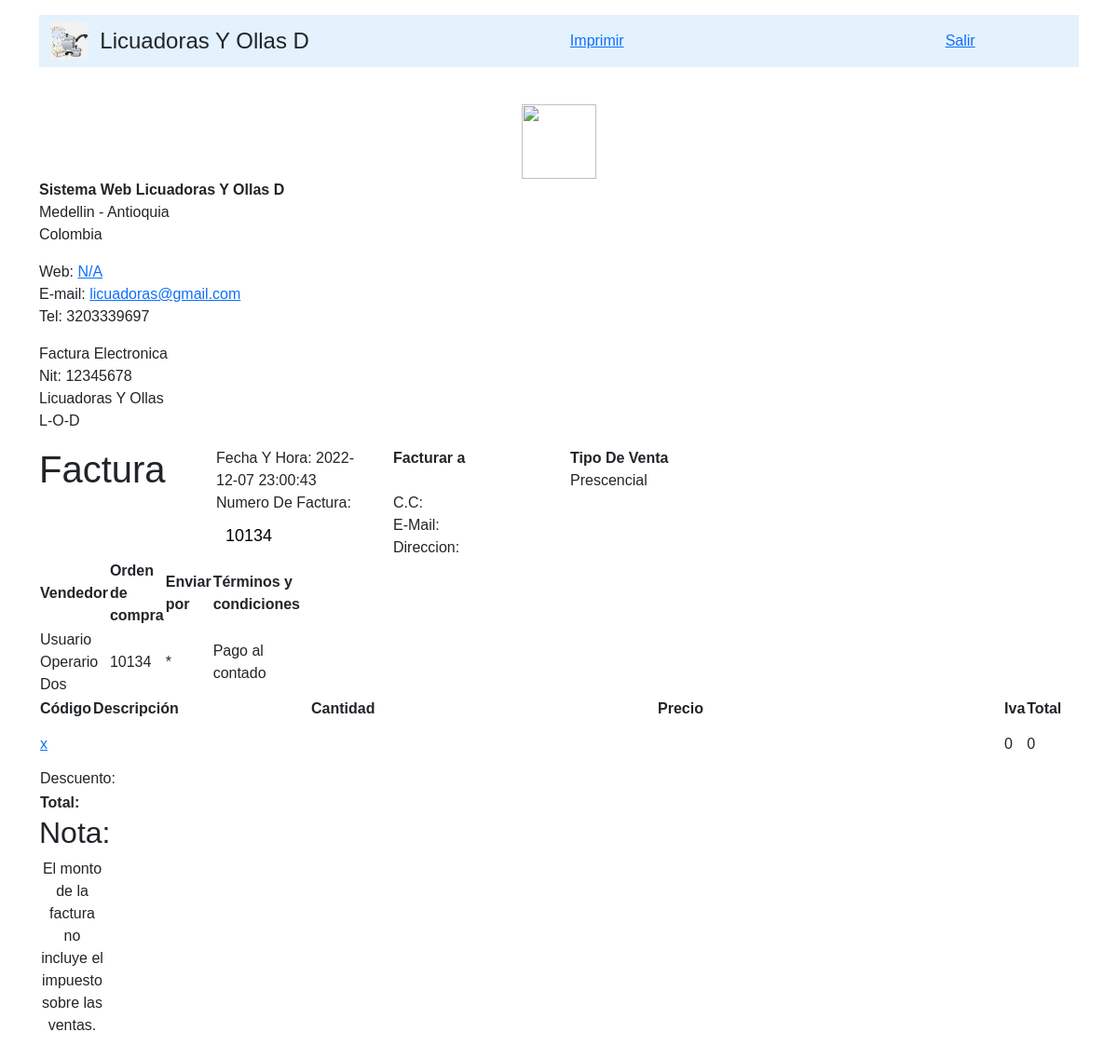
Page /Facturacion.php (signed in) on the committed database.
### tables this page shows
CREATE TABLE `ventas` (
  `IdVenta` int(6) NOT NULL,
  `IdUserV` int(2) NOT NULL,
  `IdProductoV` int(3) NOT NULL,
  `NombreCliente` varchar(60) NOT NULL,
  `Cedula` int(11) NOT NULL,
  `Correo` varchar(60) NOT NULL,
  `Direccion` varchar(60) NOT NULL,
  `Cantidad` int(2) NOT NULL,
  `ValorUnicoV` int(7) NOT NULL,
  `Descuento` int(2) NOT NULL,
  `ValorTotal` int(7) NOT NULL,
  `Ganancia` int(7) NOT NULL,
  `Fecha` date NOT NULL DEFAULT current_timestamp(),
  `Hora` time NOT NULL DEFAULT current_timestamp()
);

### Facturacion.php (the view, shortened to what this page needs)
<!doctype html>
<html lang="en">
  <head>
    <link href="https://cdn.jsdelivr.net/npm/bootstrap@5.2.2/dist/css/bootstrap.min.css" rel="stylesheet">
    <link rel="stylesheet" href="html/css/main.css">
  </head>
<body>
<?php
include 'html/db.php';
$NombreV = $_SESSION['nombre'];
	?>
	<div class="container py-3" >
	<nav class="navbar navbar-expand-lg" style="background-color: #e3f2fd;">
  <div class="container-fluid">
      <a href="/" class="d-flex align-items-center text-dark text-decoration-none">
        <span class="fs-4">&nbsp;&nbsp;Licuadoras Y Ollas D</span>
      </a>
    <div class="collapse navbar-collapse" id="navbarSupportedContent">
      <div class="col-4 text-right">
        <a href="javascript:window.print()">Imprimir</a>
      </div>
    </div>
	<div class="collapse navbar-collapse" id="navbarSupportedContent">
      <div class="col-4 text-right">
        <a href="Cotizacion.php">Salir</a>
      </div>
    </div>
  </div>
</nav>
    <body>
<p>&nbsp;</p>
<?php
              $Codigo = $_POST['Codigo'];
              $Nombre = $_POST['Nombre'];
              $Cantidad = $_POST['Cantidad'];
              $Valor = $_POST['Valor'];
              $Descuento = $_POST['Descuento'];
              $ValorTotal = $_POST['ValorTotal'];
              $NombreC = $_POST['NombreC'];
              $CC = $_POST['CC'];
              $Direccion = $_POST['Direccion'];
              $Correo = $_POST['Correo'];
		      $TotalSD = ($Cantidad*$Valor);
              $Bus = $mysqli->query("SELECT ventas.IdVenta, ventas.Fecha, ventas.Hora FROM ventas WHERE ventas.IdVenta = (SELECT MAX(ventas.IdVenta) FROM ventas);");
			  $Buss = mysqli_fetch_array($Bus);
    ?>
<header class="row">
  <div class="logoholder text-center" >
    <img src="html/images/Licuadoras Y Ollas2.png" width="80" height="80">
  </div>
  <div class="me">
    <p>
      <strong>Sistema Web Licuadoras Y Ollas D</strong><br>
      Medellin - Antioquia<br>
      Colombia<br>
    </p>
  </div>
  <div class="info">
    <p>
      Web: <a href="">N/A</a><br>
      E-mail: <a href="mailto:licuadorasyollasd@gmail.com">licuadoras@gmail.com</a><br>
      Tel: 3203339697<br>
    </p>
  </div>
  <div class="bank">
    <p>
      Factura Electronica<br>
      Nit: 12345678 <br>
      Licuadoras Y Ollas<br>
      L-O-D
    </p>
  </div>
</header>
<div class="row section">
	<div class="col-2">
    <h1>Factura</h1>
  </div>
  <div class="col-2 text-right details">
    <p>
      Fecha Y Hora: <?php echo"$Buss[Fecha] $Buss[Hora]"; ?><br>
      Numero De Factura: <input type="text" value="<?php echo"$Buss[IdVenta]"; ?>" readonly="readonly"/><br>
    </p>
  </div>
  <div class="col-2">
    <p class="client">
      <strong>Facturar a</strong><br>
      <?php echo"$NombreC"; ?><br>
      <?php echo"C.C: $CC"; ?><br>
	  <?php echo"E-Mail: $Correo"; ?><br>
	  <?php echo"Direccion: $Direccion"; ?>
    </p>
  </div>
  <div class="col-2">
    <p class="client">
      <strong>Tipo De Venta</strong><br>
      Prescencial<br>
    </p>
  </div>
</div>
<div class="row section" style="margin-top:-1rem">
<div class="col-1">
	<table style='width:100%'>
    <thead>
	<tr class="invoice_detail">
      <th width="25%" style="text-align">Vendedor</th>
       <th width="25%">Orden de compra </th>
      <th width="20%">Enviar por</th>
      <th width="30%">Términos y condiciones</th>
	 </tr>
    </thead>
    <tbody>
	<tr class="invoice_detail">
      <td width="25%" style="text-align"><?php echo"$NombreV"; ?></td>
       <td width="25%"><?php echo"$Buss[IdVenta]"; ?></td>
      <td width="20%">*</td>
      <td width="30%">Pago al contado</td>
	 </tr>
	</tbody>
	</table>
</div>
</div>
<div class="invoicelist-body">
  <table>
    <thead>
      <th width="5%">Código</th>
      <th width="60%">Descripción</th>
      <th width="10%">Cantidad</th>
      <th width="15%">Precio</th>
      <th class="taxrelated">Iva</th>
      <th width="10%">Total</th>
    </thead>
    <tbody>
      <tr>
        <td width='5%'><a class="control removeRow" href="#">x</a> <span><?php echo"$Codigo"; ?></span></td>
        <td width='60%'><span><?php echo"$Nombre"; ?></span></td>
        <td class="amount"><input type="text" value="<?php echo"$Cantidad"; ?>" readonly="readonly"/></td>
        <td class="rate"><input type="text" value="<?php echo"$Valor"; ?>" readonly="readonly"/></td>
        <td class="tax taxrelated">0</td>
        <td class="sum"><?php echo"$TotalSD"; ?></td>
      </tr>
    </tbody>
  </table>
</div>
<div class="invoicelist-footer">
  <table>
    <tr class="taxrelated">
      <td>Descuento: </td>
      <td id="total_tax"><?php echo"$Descuento"; ?></td>
    </tr>
    <tr>
      <td><strong>Total:</strong></td>
      <td id="total_price"><?php echo"$ValorTotal"; ?></td>
    </tr>
  </table>
</div>
<div class="note" contenteditable>
  <h2>Nota:</h2>
</div>
<footer class="row">
  <div class="col-1 text-center">
    <p class="notaxrelated">El monto de la factura no incluye el impuesto sobre las ventas.</p>
  </div>
</footer>
</html>

### html/main.css (style rules this page uses)
body { font-family: Arial, Helvetica, sans-serif; }
input { border: solid 0; border-radius: 3px; }
input[type=text], input[type=password] { padding: 10px; font-size: 18px; outline: none; width: 370px; }

### rows in the picture
ventas: Fecha "2022-12-07", Hora "23:00:43", IdVenta "10134"

### other values in the picture
$NombreV "Usuario Operario Dos"
$TotalSD "0"
